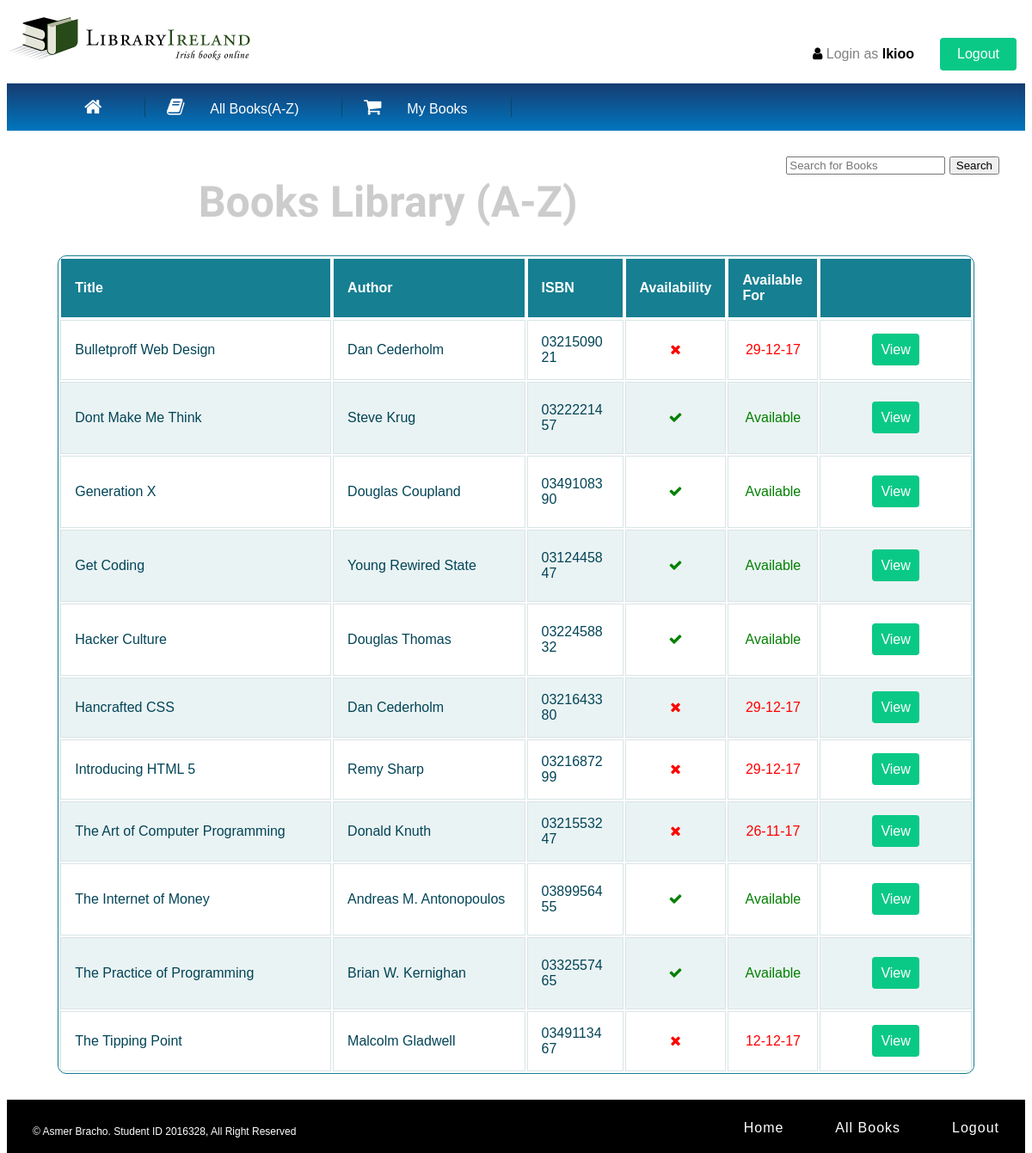
Screenshot of /onlineLibrary/student/allBooks.php (signed in) with the database file from the repository.
### tables this page shows
CREATE TABLE IF NOT EXISTS `book` (
  `title` varchar(150) NOT NULL,
  `author` varchar(150) NOT NULL,
  `isbn` int(10) unsigned zerofill NOT NULL,
  `description` varchar(3000) DEFAULT NULL,
  `id` int(11) NOT NULL AUTO_INCREMENT,
  PRIMARY KEY (`id`)
);

CREATE TABLE IF NOT EXISTS `checkedout` (
  `id` int(11) NOT NULL AUTO_INCREMENT,
  `b_id` int(10) unsigned NOT NULL,
  `s_student_id` int(7) NOT NULL,
  `date_issue` int(20) NOT NULL,
  PRIMARY KEY (`id`)
);

### onlineLibrary/student/allBooks.php (the view, shortened to what this page needs)
<?php
	include("../resources/header.php");
	include("../resources/db_conect.php");
	$stmt = $DBH->prepare("SELECT * FROM book ORDER BY title ASC");
	$stmt->execute();
	$rows = $stmt->fetchAll(PDO::FETCH_ASSOC);
?>
<!DOCTYPE html>
<html>
<head>
  <link rel="stylesheet" href="https://cdnjs.cloudflare.com/ajax/libs/normalize/5.0.0/normalize.min.css">
  <link rel="stylesheet" href="../css/tableStyle.css">
</head>
<body>
  <h1>Books Library (A-Z)</h1>
<table class="responstable">
  <?php
	echo "<tr>
	<th>Title</th>
	<th>Author</th>
	<th>ISBN</th>
	<th>Availability</th>
	<th>Available For</th>
	<th></th>
	</tr>";
	foreach($rows as $row){
	echo "<tr>";
		echo "<td style= \"width: 30%\">";
		echo $row['title'];
		echo "</td>";
		echo "<td>";
		echo $row['author'];
		echo "</td>";
		echo "<td style= \"width: 10%\">";
		echo $row['isbn'];
		echo "</td>";
		echo "<td style= \"display: table-cell; text-align: center; width: 10%\">";
		$q = $DBH->prepare("SELECT * FROM checkedout WHERE b_id = :b_id LIMIT 1");
		$q->bindValue(':b_id', $row['id']);
		$q->execute();
		$result = $q->fetch(PDO::FETCH_ASSOC);
		if (!empty($result)) {
			echo "<i style= \"color: red; \" class=\"fa fa-times\"></i>";
		} else {
			echo "<i style= \"color: green; \" class=\"fa fa-check\"></i>";
		}
		echo "</td>";
		echo "<td style= \"display: table-cell; color: red; text-align: center; width: 10%\">";
		if (!empty($result)) {
			$aWeek = $result['date_issue'] + 604800;
			echo date('d-m-y', $aWeek);
		} else {
			echo "<p style = \"color: green;\">Available<p>";
		}
		echo "</td>";
		echo "<td>";
		echo "<a style= \"background: #0AC986; padding: 10px; color: #fff; text-decoration:none;
		-moz-border-radius: 4px; -webkit-border-radius: 4px; border-radius: 4px; margin: 0 auto;
		\" href= viewBook.php?id=".$row['id'].">View</a>";
		echo "</td>";
	echo "</tr>";
	}
?>
</table>
</body>
</html>
<?php
include ('../resources/footer.php');
?>

### onlineLibrary/resources/header.php (shortened to what this page needs)
<?php
if (isset($_SESSION["username"]) && isset($_SESSION["student_id"]))  {
	$log_name = $_SESSION["username"];
?>
<!DOCTYPE html>
<html>
<head>
	<link rel='stylesheet prefetch' href='http://maxcdn.bootstrapcdn.com/font-awesome/4.2.0/css/font-awesome.min.css'>
	<link rel="stylesheet" href="../css/style.css">
	<link rel="stylesheet" href="../tableStyle.css">
</head>
<body>
	<div id="header">
		<img style="width: 300px; float: left;" src="../images/logo.png" alt="">
		<ul>
			<li><a href="../resources/logout.php">Logout</a></li>
			<span class="headName"><i style="color: #000;" class="fa fa-user"></i> Login as
			<span style="color: #000; font-weight: bold;"><?php echo $log_name ?></span></span>
		</ul>
	</div>
	<div class="menu">
		<div class="menu-container">
			<ul>
				<li><a href="index.php"><i class="fa fa-home"></i></a></li>
				<li><i class="fa fa-book"></i><a id="algo" href="../student/allBooks.php">All Books(A-Z)</a></li>
				<li><i class="fa fa-shopping-cart"></i><a id="algo" href="myBooks.php">My Books</a></li>
			</ul>
		</div>
	</div>
<br>
<div style="padding: 10px;">
<form action="searchBook.php" method="post" style="float: right; margin: 20px 20px">
	<input type="text" name="search" placeholder="Search for Books">
	<input type="submit" value="Search" >
</form>
</div>
</body>
</html>
<?php
}
else {
	echo ("<SCRIPT LANGUAGE='JavaScript'>
        window.alert('Permission Denied, Please Login as Student')
        window.location.href='../resources/logout.php';
        </SCRIPT>");
}
?>

### onlineLibrary/resources/footer.php (shortened to what this page needs)
<div id="footer">
	<br/>
	<p>&copy; Asmer Bracho. Student ID 2016328, All Right Reserved</p>
	<ul>
		<li><a href="../resources/logout.php">Logout</a></li>
		<li><a href="allBooks.php">All Books</a></li>
		<li><a href="index.php">Home</a></li>
	</ul>
</div>
</body>
</html>

### onlineLibrary/css/style.css (style rules this page uses)
* { box-sizing: border-box; -moz-box-sizing: border-box; -webkit-box-sizing: border-box; font-family: arial; }
body { background: #fff; }
h1 { color: #ccc; text-align: center; font-family: 'Vibur', cursive; font-size: 50px; }
#header { background: #fff; width: 100%; float: left; }
#header li { display: inline-block; float: right; padding: 10px; }
#header li a { margin: 10px 0 5px 0; float: right; text-decoration: none; padding: 10px 20px 10px 20px; background: #0AC986; color: #fff; -moz-border-radius: 4px; -webkit-border-radius: 4px; border-radius: 4px; }
.headName { color: gray; float: right; margin-top: 30px; margin-right: 20px; }
.menu { width: 100%; display: inline-block; background: #163d72; background: -webkit-linear-gradient(#163d72 1%, #0076be 100%); background: -o-linear-gradient(#163d72 1%, #0076be 100%); background: linear-gradient(#163d72 1%, #0076be 100%); filter: progid:DXImageTransform.Microsoft.gradient( startColorstr='#163d72', endColorstr='#0076be',GradientType=0 ); }
.menu li { text-decoration: none; list-style: none; display: inline-block; padding-left: 20px; padding-right: 20px; border-right: 1px solid #0a466b; }
.menu li a { display: inline-block; text-decoration: none; color: #fff; padding: 0 30px 0 30px; }
.menu li i { display: inline-block; color: #fff; font-size: 22px; }
#footer { margin-top: 30px; width: 100%; float: left; color: #fff; background: #000; }
#footer p { float: left; font-size: 12px; margin-left: 30px; margin-bottom: -2px; }
#footer li { display: inline-block; float: right; padding: 0 30px 20px 30px; list-style: none; margin-top: -10px; }
#footer li a { display: inline-block; color: #fff; text-decoration: none; letter-spacing: 1px; }

### onlineLibrary/css/tableStyle.css (style rules this page uses)
.responstable { margin: 0 auto; width: 90%; overflow: hidden; background: #FFF; color: #024457; border-radius: 10px; border: 1px solid #167F92; }
.responstable tr { border: 1px solid #D9E4E6; }
.responstable tr:nth-child(odd) { background-color: #EAF3F3; }
.responstable th { display: none; border: 1px solid #FFF; background-color: #167F92; color: #FFF; padding: 1em; }
.responstable th:first-child { text-align: justify; }
.responstable th:last-child { display: table-cell; text-align: center; }
.responstable th:nth-child(2) { display: table-cell; }
.responstable th:nth-child(2):after { content: attr(data-th); }
@media (min-width: 480px) { .responstable th:nth-child(2):after { display: none; } }
.responstable td { display: block; word-wrap: break-word; max-width: 7em; }
.responstable td:first-child { display: table-cell; text-align: justify; border-right: 1px solid #D9E4E6; }
.responstable td:last-child { display: table-cell; text-align: center; border-right: 1px solid #D9E4E6; }
@media (min-width: 480px) { .responstable td { border: 1px solid #D9E4E6; } }
.responstable th, .responstable td { text-align: left; margin: .5em 1em; }
@media (min-width: 480px) { .responstable th, .responstable td { display: table-cell; padding: 1em; } }

### rows the page displays
book: title "Bulletproff Web Design", author "Dan Cederholm", isbn "0321509021", checkedout.date_issue "29-12-17"
book: title "Dont Make Me Think", author "Steve Krug", isbn "0322221457", shows "Available"
book: title "Generation X", author "Douglas Coupland", isbn "0349108390", shows "Available"
book: title "Get Coding", author "Young Rewired State", isbn "0312445847", shows "Available"
book: title "Hacker Culture", author "Douglas Thomas", isbn "0322458832", shows "Available"
book: title "Hancrafted CSS", author "Dan Cederholm", isbn "0321643380", checkedout.date_issue "29-12-17"
book: title "Introducing HTML 5", author "Remy Sharp", isbn "0321687299", checkedout.date_issue "29-12-17"
book: title "The Art of Computer Programming", author "Donald Knuth", isbn "0321553247", checkedout.date_issue "26-11-17"
book: title "The Internet of Money", author "Andreas M. Antonopoulos", isbn "0389956455", shows "Available"
book: title "The Practice of Programming", author "Brian W. Kernighan", isbn "0332557465", shows "Available"
book: title "The Tipping Point", author "Malcolm Gladwell", isbn "0349113467", checkedout.date_issue "12-12-17"

### other values shown
$log_name "lkioo"
